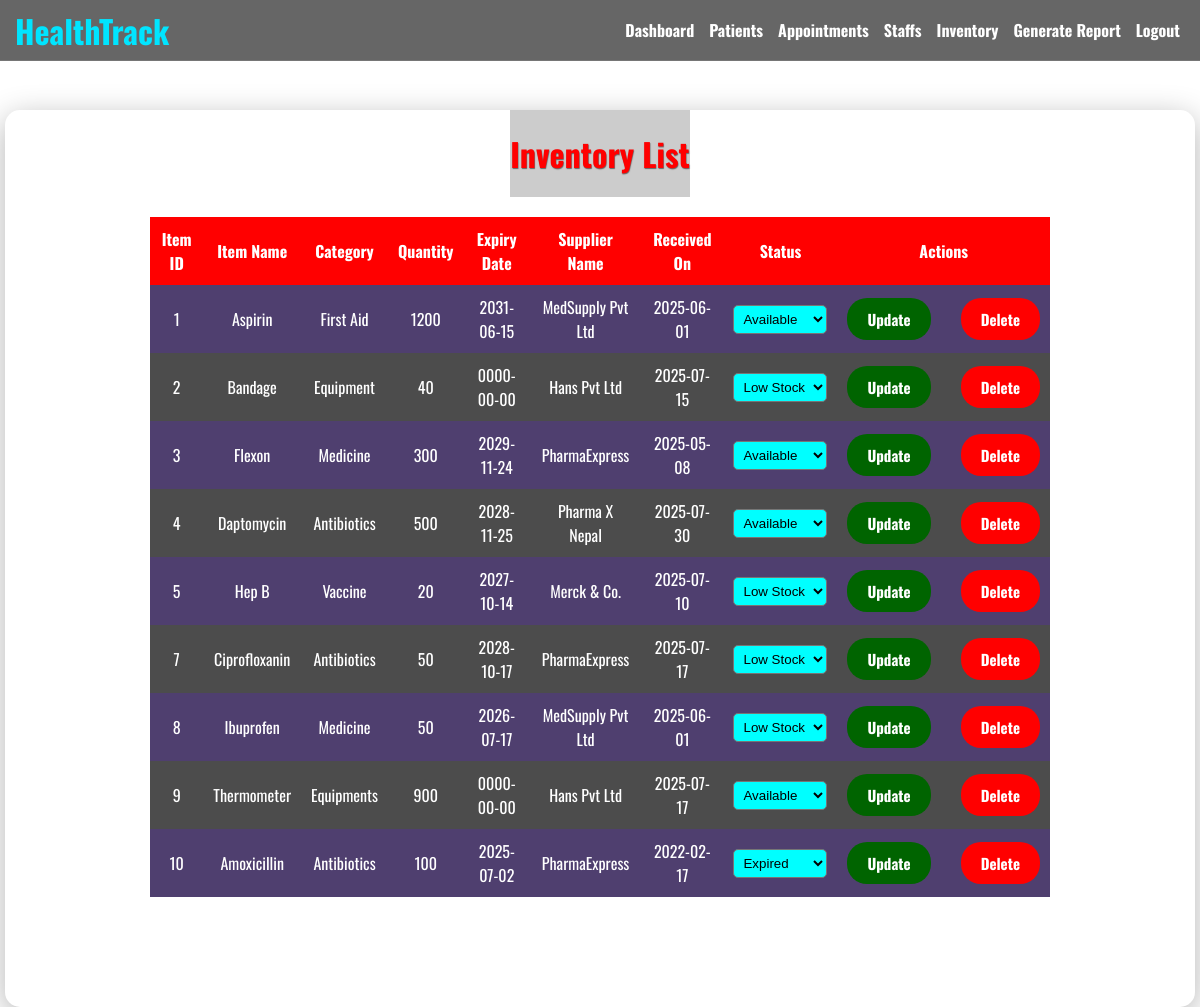
The app's page /inventory_edit.php (signed in) with its own data.
### tables this page shows
CREATE TABLE `inventory` (
  `item_id` int(11) NOT NULL,
  `item_name` varchar(100) NOT NULL,
  `category` varchar(50) NOT NULL,
  `quantity` int(11) NOT NULL,
  `expiry_date` date NOT NULL,
  `supplier_name` varchar(100) NOT NULL,
  `received_on` date NOT NULL,
  `status` varchar(20) NOT NULL
);

### inventory_edit.php (the view, shortened to what this page needs)
<!DOCTYPE html>
<html lang="en">
<head>
    <link rel="stylesheet" href="style.css">
</head>
<body>
    <?php include 'navbar.php'; ?>
    <div class="main">
        <div class="welcome">
            <div class="heading">
                <h1>Inventory List</h1>
            </div>
            <table cellpadding="7">
                <tr>
                    <th>Item ID</th>
                    <th>Item Name</th>
                    <th>Category</th>
                    <th>Quantity</th>
                    <th>Expiry Date</th>
                    <th>Supplier Name</th>
                    <th>Received On</th>
                    <th>Status</th>
                    <th colspan="2">Actions</th>
                </tr>
                <?php
                    include 'dbconnect.php';
                    $sql="Select * from inventory";
                    $result=mysqli_query($conn,$sql);
                    $num=mysqli_num_rows($result);
                    if($num>0){
                        while($row = mysqli_fetch_assoc($result))
                    {
                ?>
                <tr>
                    <td><?php echo $row['item_id'];?></td>
                    <td><?php echo $row['item_name'];?></td>
                    <td><?php echo $row['category'];?></td>
                    <td><?php echo $row['quantity'];?></td>
                    <td><?php echo $row['expiry_date'];?></td>
                    <td><?php echo $row['supplier_name'];?></td>
                    <td><?php echo $row['received_on'];?></td>
                    <td>
                        <form action="" method="POST" style="margin:0;">
                            <select name="status" onchange="this.form.submit()" style="padding: 5px; border-radius: 5px; background-color:aqua;" >
                                <option value="Available" <?php if($row['status']=='Available') echo 'selected';?>>Available</option>
                                <option value="Expired" <?php if($row['status']=='Expired') echo 'selected';?>>Expired</option>
                                <option value="Low Stock" <?php if($row['status']=='Low Stock') echo 'selected';?>>Low Stock</option>
                            </select>
                        </form>
                    </td>
                   <td>
                        <a class="edit" href="updt_inventory.php?item_id=<?php echo $row['item_id']; ?>">Update</a>
                    </td>
                    <td>
                        <a class="dlt" href="delete_invent.php?item_id=<?php echo $row['item_id']; ?>" onclick="return confirm('Are you sure you want to delete this inventory?')">Delete</a>
                    </td>
                </tr>
                <?php
            }
        }
    ?>
            </table>
        </div>
    </div>
</body>
</html>

### style.css (style rules this page uses)
.main { padding-top: 90px; }

### inventory_edit.php (style rules this page uses)
html, body { margin: 0; padding: 0; font-family: 'Oswald', sans-serif; color: white; background-image: url(https://img.freepik.com/premium-vector/professional-medical-inventory-hospital-with-first-aid-thermometer_906149-68773.jpg?w=2000); background-size: cover; }
.welcome { background-color: rgba(255, 255, 255, 0.05); margin: 0 5px; border-radius: 15px; box-shadow: 0 8px 32px rgba(0, 0, 0, 0.3); padding-bottom: 60px; margin-top: 20px; }
.heading { text-align:center; }
.welcome h1 { color: red; background-color:rgba(0, 0, 0, 0.2); border radius:10px; font-weight: 700; text-align: center; padding: 20px 0; text-shadow: 0.5px 0.5px 1px rgba(0, 0, 0, 0.5); display:inline-block; margin:0 auto; }
table { background-color: rgba(0, 0, 0, 0.7); padding: 20px; margin: 20px auto 50px auto; font-family: 'Oswald', sans-serif; text-align: center; border-collapse: collapse; width: 90%; max-width: 900px; }
table th { background-color: red; padding: 10px; }
table td { padding: 10px; }
tr:nth-child(even) { background-color: rgba(90, 10, 249, 0.2); }
.edit { background-color: darkgreen; color: white; padding: 10px 20px; border: none; cursor: pointer; border-radius: 20px; font-weight: bold; font-size: 15px; transition: background-color 0.7s ease; margin-right: 10px; text-decoration: none; }
.dlt { background-color: red; color: white; padding: 10px 20px; border: none; cursor: pointer; border-radius: 20px; font-weight: bold; font-size: 15px; transition: background-color 0.7s ease; text-decoration: none; }

### records on screen
inventory: item_id "1", item_name "Aspirin", category "First Aid", quantity "1200", expiry_date "2031-06-15", supplier_name "MedSupply Pvt Ltd", received_on "2025-06-01", status "Available"
inventory: item_id "2", item_name "Bandage", category "Equipment", quantity "40", expiry_date "0000-00-00", supplier_name "Hans Pvt Ltd", received_on "2025-07-15", status "Low Stock"
inventory: item_id "3", item_name "Flexon", category "Medicine", quantity "300", expiry_date "2029-11-24", supplier_name "PharmaExpress", received_on "2025-05-08", status "Available"
inventory: item_id "4", item_name "Daptomycin", category "Antibiotics", quantity "500", expiry_date "2028-11-25", supplier_name "Pharma X Nepal", received_on "2025-07-30"
inventory: item_id "5", item_name "Hep B", category "Vaccine", quantity "20", expiry_date "2027-10-14", supplier_name "Merck & Co.", received_on "2025-07-10", status "Low Stock"
inventory: item_id "7", item_name "Ciprofloxanin", category "Antibiotics", quantity "50", expiry_date "2028-10-17", supplier_name "PharmaExpress", received_on "2025-07-17", status "Low Stock"
inventory: item_id "8", item_name "Ibuprofen", category "Medicine", quantity "50", expiry_date "2026-07-17", supplier_name "MedSupply Pvt Ltd", received_on "2025-06-01", status "Low Stock"
inventory: item_id "9", item_name "Thermometer", category "Equipments", quantity "900", expiry_date "0000-00-00", supplier_name "Hans Pvt Ltd", received_on "2025-07-17", status "Available"
inventory: item_id "10", item_name "Amoxicillin", category "Antibiotics", quantity "100", expiry_date "2025-07-02", supplier_name "PharmaExpress", received_on "2022-02-17", status "Expired"
